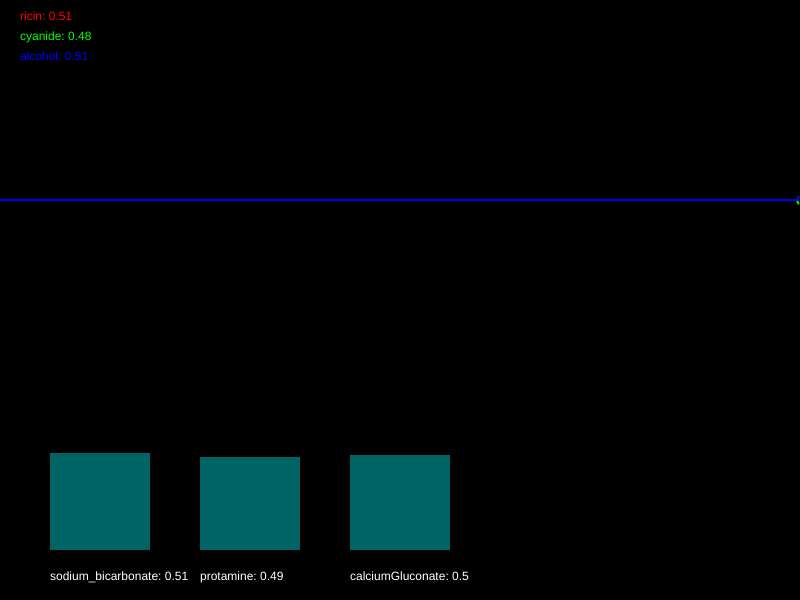
Frame 1 (no input)
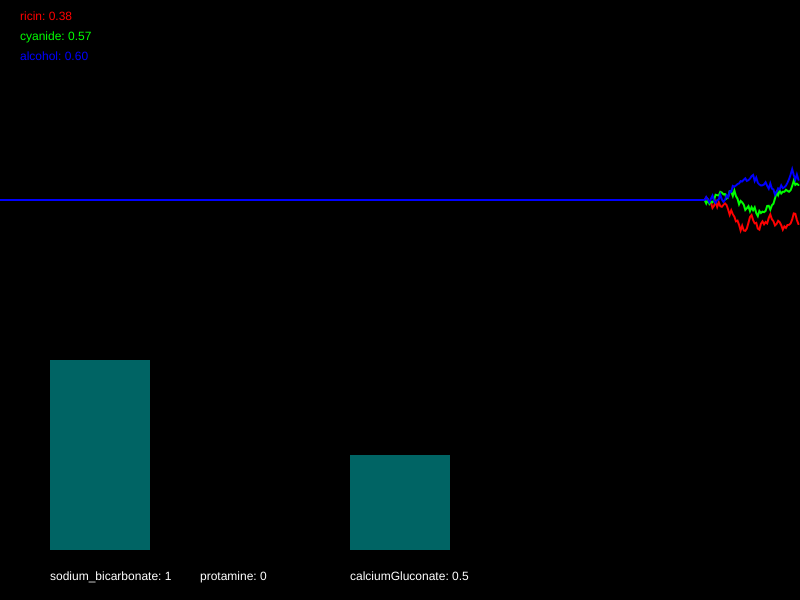
Frame 60 (no input)
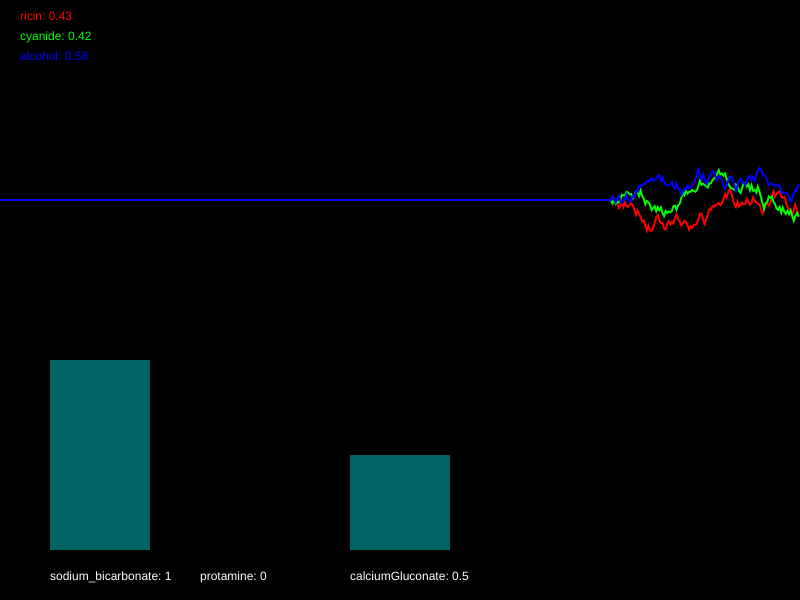
Frame 120 (the mouse pressed at the canvas centre since frame 60)

The p5.js sketch that drew these frames (run headless with seeded random() and noise() and a simulated clock; from frame 60 on, the mouse is pressed at the canvas centre):

// p5.js sketch
// ── sketch.js
/*

Officer: 8243477
CaseNum: 401-0-41207171-8243477

Case 401 - The Case of Norbert's Weiner Stand
Stage 1 - Noxious Weiner

Console city has been plunged into chaos. The notorious poisoner Norbert has struck the population down with a potent poison. Word has it that he is smuggling his venomous filth via a streetside weiner stand. Hundreds of people have been affected, and the municipal water company tells me that their sewers are at full capacity. This is no laughing matter. I need you to head down to our lab and work on an antidote.

You must develop the antidote by using conditional statements in the draw loop to
do the following:

	- When ricin goes above 0.34, try decreasing sodium_bicarbonate by 0.01
	- If cyanide dips below 0.68, increment sodium_bicarbonate by 0.02
	- If alcohol goes above 0.28, try decreasing protamine by 0.01
	- When ricin goes above 0.66, raise protamine by 0.02
	- When cyanide goes above 0.65, reduce calciumGluconate by 0.04
	- When alcohol dips below 0.47, increment calciumGluconate by 0.01


Your conditional statements should consider the following poisons:

	- ricin
	- cyanide
	- alcohol


Your conditional statements should modify the following antidotes:

	- sodium_bicarbonate
	- protamine
	- calciumGluconate


- There are many ways to complete this task but you should only use the following commands and operators:

	if(){}
	>
	<
	+=
	-=

*/

//Declare the poison variables
var ricin;
var cyanide;
var alcohol;


//Declare the antidote variables
var sodium_bicarbonate;
var protamine;
var calciumGluconate;


//This variable is used for drawing the graph
var graphs;


function setup()
{

	createCanvas(800,600);
	strokeWeight(2);

	//initialise the poisons and antidotes
	ricin = 0.5;
	cyanide = 0.5;
	alcohol = 0.5;
	sodium_bicarbonate = 0.5;
	protamine = 0.5;
	calciumGluconate = 0.5;


	//fills the graph with empty values
	graphs = [];

	for(var i = 0; i < 3; i++)
	{
		graphs.push([]);
		for(var j = 0; j < 512; j++)
		{
			graphs[i].push(0.5);
		}
	}

}

function draw()
{

	//Develop the antidote below
	//Write conditional statements to change the amount of each substance ...
	// When ricin goes above 0.34, try decreasing sodium_bicarbonate by 0.01
	if(ricin > 0.34){
		sodium_bicarbonate -= 0.01
	}
	// If cyanide dips below 0.68, increment sodium_bicarbonate by 0.02
	if(cyanide < 0.68){
		sodium_bicarbonate += 0.02
	}
	// - If alcohol goes above 0.28, try decreasing protamine by 0.01
	if(alcohol > 0.28){
		protamine -= 0.01;
	}
	// - When ricin goes above 0.66, raise protamine by 0.02
	if(ricin > 0.66){
		protamine += 0.02
	}
	// - When cyanide goes above 0.65, reduce calciumGluconate by 0.04
	if(cyanide > 0.65){
		calciumGluconate -= 0.04
	}
	// - When alcohol dips below 0.47, increment calciumGluconate by 0.01
	if(alcohol < 0.47){
		calciumGluconate += 0.01
	}


	//////////////////////////////////////////////////////

	//the code below generates new values using random numbers

	/*
		For testing, you might want to temporarily comment out
		these lines and set the same variables to constant values
		instead.
	*/

	ricin = nextValue(graphs[0],ricin);
	cyanide = nextValue(graphs[1],cyanide);
	alcohol = nextValue(graphs[2],alcohol);


	sodium_bicarbonate = constrain(sodium_bicarbonate, 0, 1);
	protamine = constrain(protamine, 0, 1);
	calciumGluconate = constrain(calciumGluconate, 0, 1);


	///////// DO NOT CHANGE THE CODE BELOW ///////////

	//drawing code

	// set background
	background(0);
	noFill();

	//draw the graphs for the vitals
	var colors = [
	color(255, 0, 0),
	color(0, 255, 0),
	color(0, 0, 255),
	color(255, 0, 255),
	color(255, 255, 0),
	color(0, 255, 255)
	];

	for(var i = 0; i < graphs.length; i++)
	{
		stroke(colors[i]);
		drawGraph(graphs[i]);
	}

	//draw the poisons as text
	noStroke();
	fill(colors[0]);
	text('ricin: ' + nf(ricin,1,2), 20,20);
	fill(colors[1]);
	text('cyanide: ' + nf(cyanide,1,2), 20,40);
	fill(colors[2]);
	text('alcohol: ' + nf(alcohol,1,2), 20,60);


	//draw the antidotes bar chart
	drawBar(sodium_bicarbonate,50,'sodium_bicarbonate');
	drawBar(protamine,200,'protamine');
	drawBar(calciumGluconate,350,'calciumGluconate');


}

function nextValue(graph, val)
{
	//gets the next value for a vital and puts it in an array for drawing
	var delta = random(-0.03,0.03);

	val += delta;
	if(val > 1 || val < 0)
	{
		delta *= -1;
		val += delta * 2;
	}

	graph.push(val)
	graph.shift();
	return val;
}

function drawGraph(graph)
{
	//draws an array as a graph
	beginShape();
	for(var i = 0; i < graph.length; i++)
	{
			vertex(width * i/512, height * 0.5 - graph[i]* height/3)
	}
	endShape();
}


function drawBar(val, x, name)
{
	//draws the bars for bar chart
    noStroke();
    fill(0,100,100);
	var mh = height * 0.4 - 50;
	rect(x,(height - 50) - val*mh, 100, val*mh);
    fill(255);
	text(name + ": " + val, x, height - 20);
}
